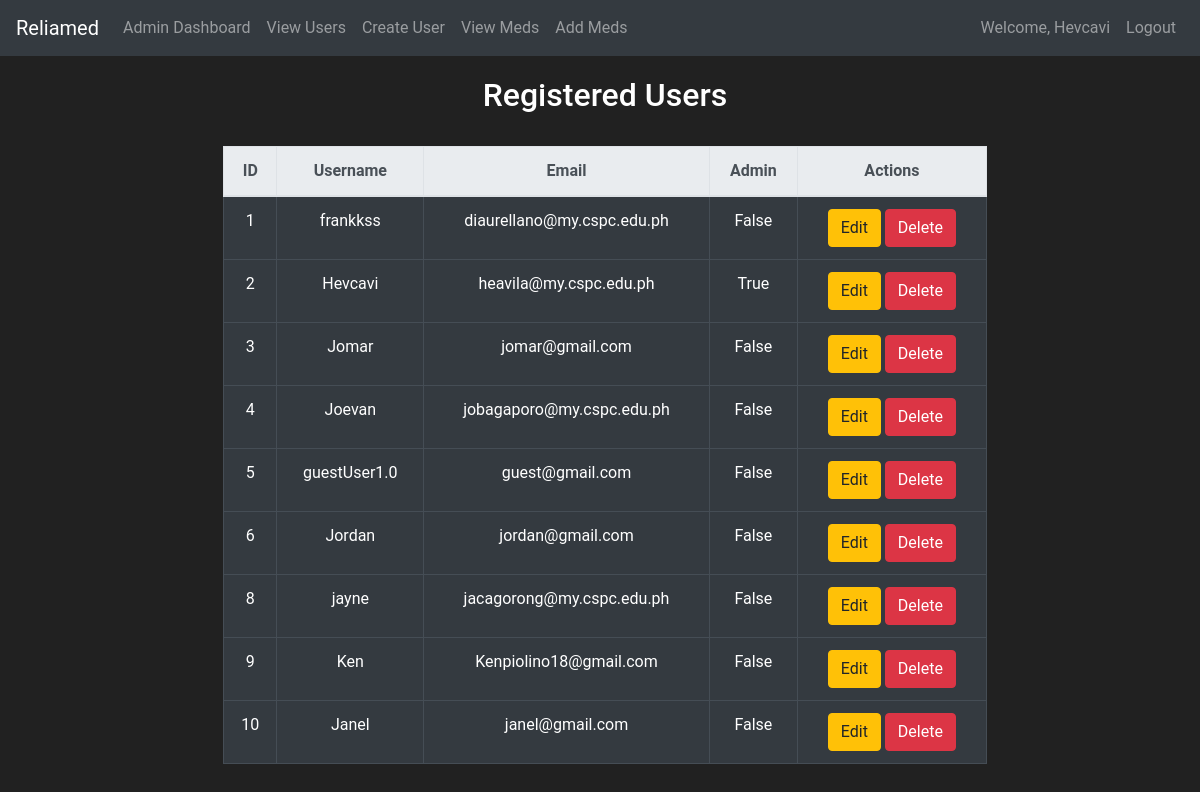
Page /view-users (signed in) on the committed database.
### reliamed/models.py (models this page shows, shortened)
class User(db.Model, UserMixin):
    id = db.Column(db.Integer, primary_key=True)
    username = db.Column(db.String(length=30), nullable=False, unique=True)
    email_address = db.Column(db.String(length=50), nullable=False, unique=True)
    password_hash = db.Column(db.String(length=60), nullable=False)
    budget = db.Column(db.Integer, nullable=False, default=1000)
    is_admin = db.Column(db.Boolean, default=False) # added column in User table | Used for checking if user is admin or not
    products = db.relationship('Pharmaceuticals', backref='owned_user', lazy=True)  # Ensure this line is added
    @property
    def password(self):
        raise AttributeError('password is not a readable attribute.')

### reliamed/routes.py (the view)
@app.route('/view-users', methods=['GET', 'POST'])
@login_required
@admin_required
def view_users():
    users = User.query.all()
    return render_template('admin/view_users.html', users=users)

### reliamed/models.py (called while the page is built)
@login_manager.user_loader
def load_user(user_id):
    return User.query.get(int(user_id))

### reliamed/templates/admin/view_users.html (shortened to what this page needs)
{% extends 'base.html' %}
{% block content %}
<div class="row justify-content-center" style="margin-top:20px; margin-left:10px; margin-right: 0px">
    <div class="col-8 text-center">
        <h2>Registered Users</h2>
        <br>
        <table class="table table-hover table-dark table-bordered border-dark">
        <thead class="thead-light">
            <tr>
                <th>ID</th>
                <th>Username</th>
                <th>Email</th>
                <th>Admin</th>
                <th>Actions</th>
            </tr>
        </thead>
        <tbody>
            {% for user in users %}
            <tr>
                <td>{{ user.id }}</td>
                <td>{{ user.username }}</td>
                <td>{{ user.email_address }}</td>
                <td>{{ user.is_admin }}</td>
                <td>
                    <a href="{{ url_for('edit_user', user_id=user.id) }}" class="btn btn-warning">Edit</a>
                    <form action="{{ url_for('delete_user', user_id=user.id) }}" method="POST" style="display:inline;">
                        <button type="submit" class="btn btn-danger">Delete</button>
                    </form>
                </td>
            </tr>
            {% endfor %}
        </tbody>
        </table>
    </div>
</div>
{% endblock %}

### reliamed/templates/base.html (shortened to what this page needs)
<!doctype html>
<html lang="en">
   <head>
      <link rel="stylesheet" href="https://cdn.jsdelivr.net/npm/bootstrap@4.5.3/dist/css/bootstrap.min.css">
   </head>
   <body>
    <nav class="navbar navbar-expand-md navbar-dark bg-dark">
      <a class="navbar-brand" href="#">Reliamed</a>
      <div class="collapse navbar-collapse" id="navbarNav">
        <ul class="navbar-nav mr-auto">
            {% if current_user.is_authenticated and current_user.is_admin %}
            <li class="nav-item">
                <a class="nav-link" href="{{ url_for('admin_home') }}">Admin Dashboard</a>
            </li>
            <li class="nav-item">
                <a class="nav-link" href="{{ url_for('view_users') }}">View Users</a>
            </li>
            <li class="nav-item">
                <a class="nav-link" href="{{ url_for('create_user') }}">Create User</a>
            </li>
            <li class="nav-item">
                <a class="nav-link" href="{{ url_for('view_medicines') }}">View Meds</a>
            </li>
            <li class="nav-item">
                <a class="nav-link" href="{{ url_for('add_medicine') }}">Add Meds</a>
            </li>
            {% endif %}
        </ul>
          {% if current_user.is_authenticated %}
            <ul class="navbar-nav">
                <li class="nav-item">
                    <a class="nav-link">Welcome, {{ current_user.username }}</a>
                </li>
                <li class="nav-item">
                    <a class="nav-link" href="{{ url_for('logout_page') }}">Logout</a>
                </li>
            </ul>
          {% endif %}
      </div>
    </nav>
      {% block content %}
      {% endblock %}
   </body>
</html>

### reliamed/templates/base.html (style rules this page uses)
body { background-color: #212121; color: white; font-family:'Roboto',sans-serif; }

### rows in the picture
User: username "Hevcavi", id "2", email_address "heavila@my.cspc.edu.ph", is_admin "True"
User: id "1", username "frankkss", email_address "diaurellano@my.cspc.edu.ph", is_admin "False"
User: id "3", username "Jomar", email_address "jomar@gmail.com", is_admin "False"
User: id "4", username "Joevan", email_address "jobagaporo@my.cspc.edu.ph", is_admin "False"
User: id "5", username "guestUser1.0", email_address "guest@gmail.com", is_admin "False"
User: id "6", username "Jordan", email_address "jordan@gmail.com", is_admin "False"
User: id "8", username "jayne", email_address "jacagorong@my.cspc.edu.ph", is_admin "False"
User: id "9", username "Ken", email_address "Kenpiolino18@gmail.com", is_admin "False"
User: id "10", username "Janel", email_address "janel@gmail.com", is_admin "False"
